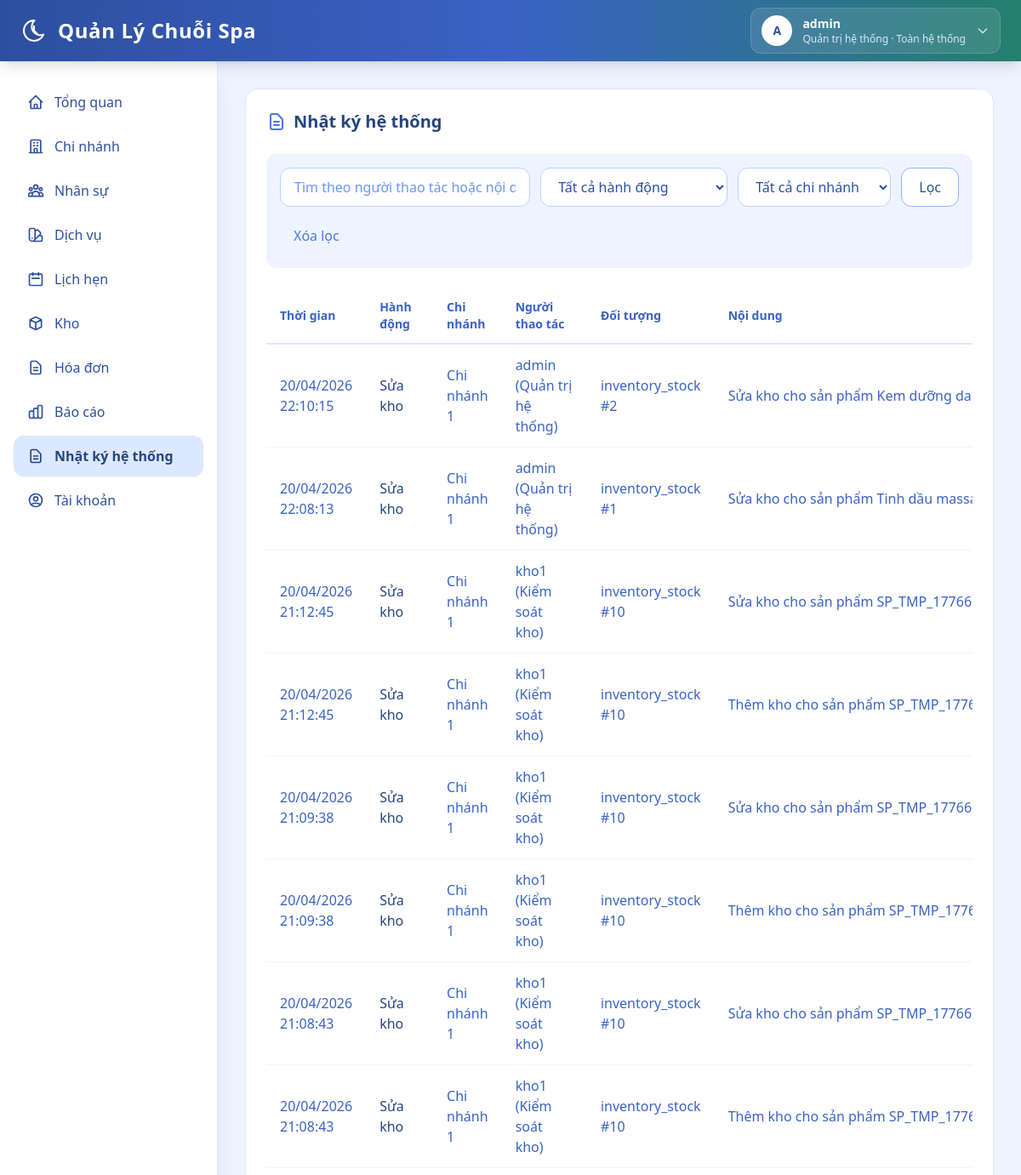
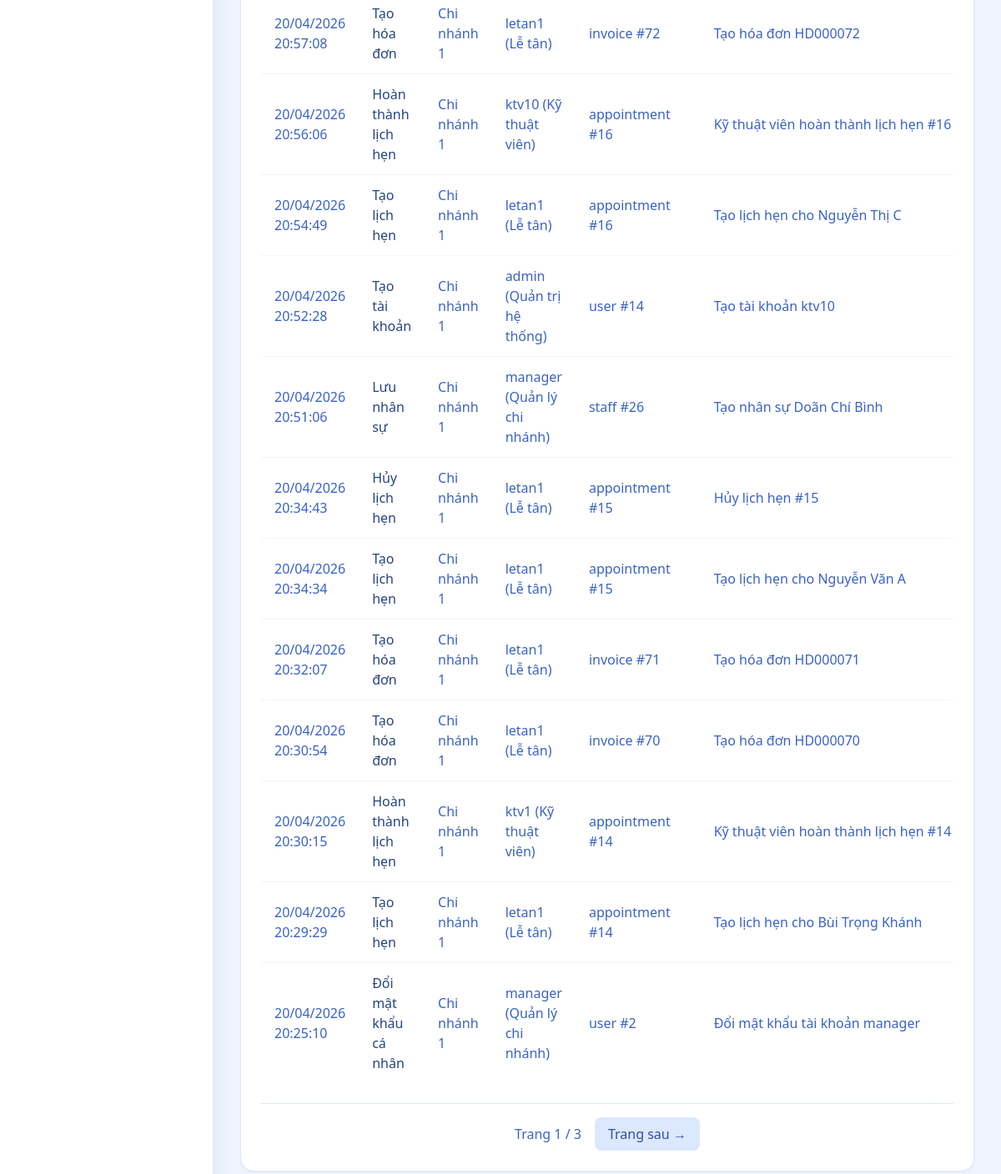
Screenshot of /web/activity-logs (signed in) with the database file from the repository (2 pictures, top to bottom).
### backend/models.py (models this page shows, shortened)
class TimestampMixin:
    created_at = db.Column(db.DateTime, nullable=False, default=datetime.utcnow)

class User(db.Model, TimestampMixin):
    __tablename__ = "users"
    id = db.Column(db.Integer, primary_key=True)
    username = db.Column(db.String(64), nullable=False, unique=True, index=True)
    password_hash = db.Column(db.String(255), nullable=False)
    role = db.Column(db.String(32), nullable=False, default="branch_manager")
    branch_id = db.Column(db.Integer, db.ForeignKey("branches.id"), nullable=True, index=True)
    staff_id = db.Column(db.Integer, db.ForeignKey("staffs.id"), nullable=True, index=True)
    is_active = db.Column(db.Boolean, nullable=False, default=True)
    branch = db.relationship("Branch", lazy="joined")
    staff = db.relationship("Staff", lazy="joined")
    @property
    def is_super_admin(self) -> bool:
        return self.role == "super_admin"

class ActivityLog(db.Model):
    __tablename__ = "activity_logs"
    id = db.Column(db.Integer, primary_key=True)
    created_at = db.Column(db.DateTime, nullable=False, default=datetime.utcnow, index=True)
    action = db.Column(db.String(64), nullable=False, index=True)
    action_label = db.Column(db.String(128), nullable=False)
    branch_id = db.Column(db.Integer, db.ForeignKey("branches.id"), nullable=True, index=True)
    actor_user_id = db.Column(db.Integer, db.ForeignKey("users.id"), nullable=True, index=True)
    actor_username = db.Column(db.String(64), nullable=True)
    actor_role = db.Column(db.String(32), nullable=True)
    entity_type = db.Column(db.String(64), nullable=True)
    entity_id = db.Column(db.Integer, nullable=True, index=True)
    message = db.Column(db.String(500), nullable=True)
    details_json = db.Column(db.Text, nullable=True)
    branch = db.relationship("Branch", lazy="joined")
    actor_user = db.relationship("User", lazy="joined")

class Branch(db.Model, TimestampMixin):
    __tablename__ = "branches"
    id = db.Column(db.Integer, primary_key=True)
    branch_code = db.Column(db.String(16), nullable=True, unique=True, index=True)
    name = db.Column(db.String(255), nullable=False, unique=True)
    address = db.Column(db.String(500), nullable=True)
    phone = db.Column(db.String(32), nullable=True, unique=True)
    manager_staff_id = db.Column(db.Integer, db.ForeignKey("staffs.id"), nullable=True, index=True)
    status = db.Column(db.String(32), nullable=False, default="active")
    manager_staff = db.relationship("Staff", foreign_keys=[manager_staff_id], lazy="joined")

### backend/web_modules/nhat_ky.py (the view, shortened to what this page needs)
@web_bp.get("/activity-logs")
@roles_required("super_admin", "branch_manager")
def activity_logs():
    scope_ids = get_current_branch_scope()
    if not scope_ids:
        return redirect(url_for("web.dashboard"))
    user = g.web_user
    q = parse_text(request.args.get("q"))
    action = normalize_choice(request.args.get("action"), set(ACTION_LABELS.keys()), "")
    page = parse_page(request.args.get("page"), default=1)
    if user.is_super_admin:
        selected_branch_id = resolve_selected_branch_id(scope_ids, parse_int(request.args.get("branch_id")))
        query = ActivityLog.query
        if selected_branch_id:
            query = query.filter(ActivityLog.branch_id == selected_branch_id)
    else:
        selected_branch_id = user.branch_id
        query = ActivityLog.query.filter(ActivityLog.branch_id == selected_branch_id)
    if action:
        query = query.filter(ActivityLog.action == action)
    pager = paginate(
        query.order_by(ActivityLog.created_at.desc(), ActivityLog.id.desc()),
        page=page,
        per_page=20,
    )
    branch_options = list_scope_branches(scope_ids, order_by="name") if user.is_super_admin else []
    return render_template(
        "web/activity_logs.html",
        rows=pager.items,
        pager=pager,
        q=q,
        action=action,
        selected_branch_id=selected_branch_id,
        branch_options=branch_options,
        action_labels=ACTION_LABELS,
        is_super_admin=user.is_super_admin,
    )

### backend/templates/web/activity_logs.html (shortened to what this page needs)
{% extends "web/base.html" %}
{% block content %}
  <section class="bg-white rounded-2xl shadow-sm border border-spa-100 p-6 mb-6">
    <h2 class="text-xl font-bold text-spa-800 mb-6 flex items-center gap-2">
      <svg class="w-6 h-6 text-spa-500" fill="none" stroke="currentColor" viewBox="0 0 24 24"><path stroke-linecap="round" stroke-linejoin="round" stroke-width="2" d="M9 12h6m-6 4h6m2 5H7a2 2 0 01-2-2V5a2 2 0 012-2h5.586a1 1 0 01.707.293l5.414 5.414a1 1 0 01.293.707V19a2 2 0 01-2 2z"/></svg>
      Nhật ký hệ thống
    </h2>
    <form method="get" class="flex flex-wrap items-center gap-3 mb-6 p-4 bg-spa-50 rounded-xl">
      <input type="text" name="q" value="{{ q }}" placeholder="Tìm theo người thao tác hoặc nội dung"
        class="flex-1 min-w-[220px] px-4 py-2.5 rounded-xl border border-spa-200 bg-white text-spa-700 placeholder-spa-400 focus:border-spa-400 focus:ring-4 focus:ring-spa-100 outline-none transition-all">
      <select name="action"
        class="px-4 py-2.5 rounded-xl border border-spa-200 bg-white text-spa-700 focus:border-spa-400 focus:ring-4 focus:ring-spa-100 outline-none transition-all min-w-[220px]">
        <option value="">Tất cả hành động</option>
      </select>
      {% if is_super_admin %}
        <select name="branch_id"
          class="px-4 py-2.5 rounded-xl border border-spa-200 bg-white text-spa-700 focus:border-spa-400 focus:ring-4 focus:ring-spa-100 outline-none transition-all min-w-[180px]">
          <option value="">Tất cả chi nhánh</option>
        </select>
      {% endif %}
      <button type="submit" class="px-5 py-2.5 rounded-xl border border-spa-300 bg-white text-spa-700 hover:bg-spa-50 font-medium transition-all">
        Lọc
      </button>
      <a href="{{ url_for('web.activity_logs') }}" class="px-4 py-2.5 rounded-xl text-spa-500 hover:text-spa-700 hover:bg-spa-100 transition-all">
        Xóa lọc
      </a>
    </form>
    <div class="overflow-x-auto">
      <table class="w-full">
        <thead>
          <tr class="border-b-2 border-spa-100">
            <th class="text-left py-3 px-4 text-sm font-semibold text-spa-600">Thời gian</th>
            <th class="text-left py-3 px-4 text-sm font-semibold text-spa-600">Hành động</th>
            <th class="text-left py-3 px-4 text-sm font-semibold text-spa-600">Chi nhánh</th>
            <th class="text-left py-3 px-4 text-sm font-semibold text-spa-600">Người thao tác</th>
            <th class="text-left py-3 px-4 text-sm font-semibold text-spa-600">Đối tượng</th>
            <th class="text-left py-3 px-4 text-sm font-semibold text-spa-600">Nội dung</th>
          </tr>
        </thead>
        <tbody class="divide-y divide-spa-50">
          {% for row in rows %}
            <tr class="hover:bg-spa-50/50 transition-colors">
              <td class="py-3 px-4 text-spa-600">{{ fmt_datetime(row.created_at, '%d/%m/%Y %H:%M:%S') }}</td>
              <td class="py-3 px-4 text-spa-800 font-medium">{{ row.action_label or row.action }}</td>
              <td class="py-3 px-4 text-spa-600">{{ row.branch.name if row.branch else '-' }}</td>
              <td class="py-3 px-4 text-spa-600">{{ row.actor_username or '-' }}{% if row.actor_role %} ({{ role_label(row.actor_role) }}){% endif %}</td>
              <td class="py-3 px-4 text-spa-600">{{ row.entity_type or '-' }}{% if row.entity_id %} #{{ row.entity_id }}{% endif %}</td>
              <td class="py-3 px-4 text-spa-600 max-w-[360px] truncate" {% if row.message %}data-tooltip="{{ row.message|e }}" tabindex="0"{% endif %}>{{ row.message or '-' }}</td>
            </tr>
          {% else %}
            <tr><td colspan="6" class="py-8 text-center text-spa-400">Không có log.</td></tr>
          {% endfor %}
        </tbody>
      </table>
    </div>
    <div class="flex items-center justify-center gap-4 mt-6 pt-4 border-t border-spa-100">
      <span class="text-spa-600">Trang {{ pager.page }} / {{ pager.pages or 1 }}</span>
      {% if pager.has_next %}
        <a href="{{ url_for('web.activity_logs', page=pager.next_num, q=q, action=action, branch_id=selected_branch_id) }}"
          class="px-4 py-2 rounded-lg bg-spa-100 text-spa-700 hover:bg-spa-200 font-medium transition-all">
          Trang sau →
        </a>
      {% endif %}
    </div>
  </section>
{% endblock %}

### backend/templates/web/base.html (shortened to what this page needs)
<!doctype html>
<html lang="vi">
  <head>
    <script src="https://cdn.tailwindcss.com"></script>
  </head>
  <body class="bg-spa-50 h-screen overflow-hidden">
    <header class="fixed inset-x-0 top-0 z-40 bg-gradient-to-r from-spa-700 via-spa-600 to-sage-600 text-white shadow-lg">
      <div class="max-w-full mx-auto h-[72px] px-6 flex items-center justify-between">
        <h1 class="text-2xl font-semibold tracking-wide flex items-center gap-3">
          Quản Lý Chuỗi Spa
        </h1>
        <div class="flex items-center gap-3">
          {% if web_user %}
            {% set account_display_name = web_user.staff.full_name if web_user.staff and web_user.staff.full_name else web_user.username %}
            {% set account_next_url = request.full_path if request.query_string else request.path %}
            <details class="relative" id="accountMenu">
              <summary class="list-none cursor-pointer rounded-xl border border-white/15 bg-white/10 px-3 py-2 transition-all hover:bg-white/15 focus:outline-none focus:ring-2 focus:ring-white/40">
                <div class="flex items-center gap-3">
                  <div class="flex h-9 w-9 shrink-0 items-center justify-center rounded-full bg-white text-sm font-bold text-spa-700 shadow-sm">
                    {{ (account_display_name or "?")[:1]|upper }}
                  </div>
                  <div class="hidden min-w-0 text-left sm:block">
                    <p class="max-w-[190px] truncate text-sm font-semibold leading-5 text-white">{{ account_display_name }}</p>
                    <p class="max-w-[240px] truncate text-xs leading-4 text-spa-100">
                      {{ role_label(web_user.role) }}{% if web_user.branch %} · {{ web_user.branch.name }}{% else %} · Toàn hệ thống{% endif %}
                    </p>
                  </div>
                  <svg class="account-menu-chevron h-4 w-4 shrink-0 text-spa-100 transition-transform" fill="none" stroke="currentColor" viewBox="0 0 24 24">
                    <path stroke-linecap="round" stroke-linejoin="round" stroke-width="2" d="M19 9l-7 7-7-7"/>
                  </svg>
                </div>
              </summary>
            </details>
          {% endif %}
        </div>
      </div>
    </header>
    <aside class="fixed top-[72px] left-0 bottom-0 z-30 w-64 bg-white shadow-xl border-r border-spa-100 overflow-y-auto">
        <nav class="py-6 px-4 space-y-1">
          {% if can_access_menu('dashboard') %}
            <a href="{{ url_for('web.dashboard') }}" class="sidebar-link flex items-center gap-3 px-4 py-3 rounded-xl text-spa-700 hover:bg-spa-100 ">
              <svg class="w-5 h-5" fill="none" stroke="currentColor" viewBox="0 0 24 24"><path stroke-linecap="round" stroke-linejoin="round" stroke-width="2" d="M3 12l2-2m0 0l7-7 7 7M5 10v10a1 1 0 001 1h3m10-11l2 2m-2-2v10a1 1 0 01-1 1h-3m-6 0a1 1 0 001-1v-4a1 1 0 011-1h2a1 1 0 011 1v4a1 1 0 001 1m-6 0h6"/></svg>
              Tổng quan
            </a>
          {% endif %}
          {% if can_access_menu('branches') %}
            <a href="{{ url_for('web.branches') }}" class="sidebar-link flex items-center gap-3 px-4 py-3 rounded-xl text-spa-700 hover:bg-spa-100 ">
              <svg class="w-5 h-5" fill="none" stroke="currentColor" viewBox="0 0 24 24"><path stroke-linecap="round" stroke-linejoin="round" stroke-width="2" d="M19 21V5a2 2 0 00-2-2H7a2 2 0 00-2 2v16m14 0h2m-2 0h-5m-9 0H3m2 0h5M9 7h1m-1 4h1m4-4h1m-1 4h1m-5 10v-5a1 1 0 011-1h2a1 1 0 011 1v5m-4 0h4"/></svg>
              Chi nhánh
            </a>
          {% endif %}
          {% if can_access_menu('staff') %}
            <a href="{{ url_for('web.staff') }}" class="sidebar-link flex items-center gap-3 px-4 py-3 rounded-xl text-spa-700 hover:bg-spa-100 ">
              Nhân sự
            </a>
          {% endif %}
          {% if can_access_menu('services') %}
            <a href="{{ url_for('web.services') }}" class="sidebar-link flex items-center gap-3 px-4 py-3 rounded-xl text-spa-700 hover:bg-spa-100 ">
              Dịch vụ
            </a>
          {% endif %}
          {% if can_access_menu('appointments') %}
            <a href="{{ url_for('web.appointments') }}" class="sidebar-link flex items-center gap-3 px-4 py-3 rounded-xl text-spa-700 hover:bg-spa-100 ">
              <svg class="w-5 h-5" fill="none" stroke="currentColor" viewBox="0 0 24 24"><path stroke-linecap="round" stroke-linejoin="round" stroke-width="2" d="M8 7V3m8 4V3m-9 8h10M5 21h14a2 2 0 002-2V7a2 2 0 00-2-2H5a2 2 0 00-2 2v12a2 2 0 002 2z"/></svg>
              Lịch hẹn
            </a>
          {% endif %}
          {% if can_access_menu('inventory') %}
            <a href="{{ url_for('web.inventory') }}" class="sidebar-link flex items-center gap-3 px-4 py-3 rounded-xl text-spa-700 hover:bg-spa-100 ">
              <svg class="w-5 h-5" fill="none" stroke="currentColor" viewBox="0 0 24 24"><path stroke-linecap="round" stroke-linejoin="round" stroke-width="2" d="M20 7l-8-4-8 4m16 0l-8 4m8-4v10l-8 4m0-10L4 7m8 4v10M4 7v10l8 4"/></svg>
              Kho
            </a>
          {% endif %}
          {% if can_access_menu('invoices') %}
            <a href="{{ url_for('web.invoices') }}" class="sidebar-link flex items-center gap-3 px-4 py-3 rounded-xl text-spa-700 hover:bg-spa-100 ">
              <svg class="w-5 h-5" fill="none" stroke="currentColor" viewBox="0 0 24 24"><path stroke-linecap="round" stroke-linejoin="round" stroke-width="2" d="M9 12h6m-6 4h6m2 5H7a2 2 0 01-2-2V5a2 2 0 012-2h5.586a1 1 0 01.707.293l5.414 5.414a1 1 0 01.293.707V19a2 2 0 01-2 2z"/></svg>
              Hóa đơn
            </a>
          {% endif %}
          {% if can_access_menu('reports') %}
            <a href="{{ url_for('web.reports') }}" class="sidebar-link flex items-center gap-3 px-4 py-3 rounded-xl text-spa-700 hover:bg-spa-100 ">
              Báo cáo
            </a>
          {% endif %}
          {% if can_access_menu('activity_logs') %}
            <a href="{{ url_for('web.activity_logs') }}" class="sidebar-link flex items-center gap-3 px-4 py-3 rounded-xl text-spa-700 hover:bg-spa-100 {% if request.path.startswith('/web/activity-logs') %}bg-spa-100 text-spa-800 font-semibold shadow-sm{% endif %}">
              <svg class="w-5 h-5" fill="none" stroke="currentColor" viewBox="0 0 24 24"><path stroke-linecap="round" stroke-linejoin="round" stroke-width="2" d="M9 12h6m-6 4h6m2 5H7a2 2 0 01-2-2V5a2 2 0 012-2h5.586a1 1 0 01.707.293l5.414 5.414a1 1 0 01.293.707V19a2 2 0 01-2 2z"/></svg>
              Nhật ký hệ thống
            </a>
          {% endif %}
          {% if can_access_menu('accounts') %}
            <a href="{{ url_for('web.accounts') }}" class="sidebar-link flex items-center gap-3 px-4 py-3 rounded-xl text-spa-700 hover:bg-spa-100 ">
              <svg class="w-5 h-5" fill="none" stroke="currentColor" viewBox="0 0 24 24"><path stroke-linecap="round" stroke-linejoin="round" stroke-width="2" d="M5.121 17.804A13.937 13.937 0 0112 16c2.5 0 4.847.655 6.879 1.804M15 10a3 3 0 11-6 0 3 3 0 016 0zm6 2a9 9 0 11-18 0 9 9 0 0118 0z"/></svg>
              Tài khoản
            </a>
          {% endif %}
        </nav>
      </aside>
      <main class="fixed top-[72px] left-64 right-0 bottom-0 overflow-y-auto p-8">
        <div class="max-w-7xl mx-auto">
          {% block content %}{% endblock %}
        </div>
      </main>
  </body>
</html>

### rows the page displays
User: username "A", username "admin", role "Quản trị hệ thống"
ActivityLog: created_at "20/04/2026 22:10:15", action_label "Sửa kho", branch "Chi nhánh 1", actor_username "admin", actor_role "Quản trị hệ thống", entity_type "inventory_stock", entity_id "2", message "Sửa kho cho sản phẩm Kem dưỡng da"
ActivityLog: created_at "20/04/2026 22:08:13", action_label "Sửa kho", branch "Chi nhánh 1", actor_username "admin", actor_role "Quản trị hệ thống", entity_type "inventory_stock", entity_id "1", message "Sửa kho cho sản phẩm Tinh dầu…"
ActivityLog: created_at "20/04/2026 21:12:45", action_label "Sửa kho", branch "Chi nhánh 1", actor_username "kho1", actor_role "Kiểm soát kho", entity_type "inventory_stock", entity_id "10", message "Sửa kho cho sản phẩm SP_TMP_17766691…"
ActivityLog: created_at "20/04/2026 21:12:45", action_label "Sửa kho", branch "Chi nhánh 1", actor_username "kho1", actor_role "Kiểm soát kho", entity_type "inventory_stock", entity_id "10", message "Thêm kho cho sản phẩm SP_TMP_177666…"
ActivityLog: created_at "20/04/2026 21:09:38", action_label "Sửa kho", branch "Chi nhánh 1", actor_username "kho1", actor_role "Kiểm soát kho", entity_type "inventory_stock", entity_id "10", message "Sửa kho cho sản phẩm SP_TMP_17766689…"
ActivityLog: created_at "20/04/2026 21:09:38", action_label "Sửa kho", branch "Chi nhánh 1", actor_username "kho1", actor_role "Kiểm soát kho", entity_type "inventory_stock", entity_id "10", message "Thêm kho cho sản phẩm SP_TMP_177666…"
ActivityLog: created_at "20/04/2026 21:08:43", action_label "Sửa kho", branch "Chi nhánh 1", actor_username "kho1", actor_role "Kiểm soát kho", entity_type "inventory_stock", entity_id "10", message "Sửa kho cho sản phẩm SP_TMP_17766689…"
ActivityLog: created_at "20/04/2026 21:08:43", action_label "Sửa kho", branch "Chi nhánh 1", actor_username "kho1", actor_role "Kiểm soát kho", entity_type "inventory_stock", entity_id "10", message "Thêm kho cho sản phẩm SP_TMP_177666…"
ActivityLog: created_at "20/04/2026 20:57:08", action_label "Tạo hóa đơn", branch "Chi nhánh 1", actor_username "letan1", actor_role "Lễ tân", entity_type "invoice", entity_id "72", message "Tạo hóa đơn HD000072"
ActivityLog: created_at "20/04/2026 20:56:06", action_label "Hoàn thành lịch hẹn", branch "Chi nhánh 1", actor_username "ktv10", actor_role "Kỹ thuật viên", entity_type "appointment", entity_id "16", message "Kỹ thuật viên hoàn thành lịch hẹn #16"
ActivityLog: created_at "20/04/2026 20:54:49", action_label "Tạo lịch hẹn", branch "Chi nhánh 1", actor_username "letan1", actor_role "Lễ tân", entity_type "appointment", entity_id "16", message "Tạo lịch hẹn cho Nguyễn Thị C"
ActivityLog: created_at "20/04/2026 20:52:28", action_label "Tạo tài khoản", branch "Chi nhánh 1", actor_username "admin", actor_role "Quản trị hệ thống", entity_type "user", entity_id "14", message "Tạo tài khoản ktv10"
ActivityLog: created_at "20/04/2026 20:51:06", action_label "Lưu nhân sự", branch "Chi nhánh 1", actor_username "manager", actor_role "Quản lý chi nhánh", entity_type "staff", entity_id "26", message "Tạo nhân sự Doãn Chí Bình"
ActivityLog: created_at "20/04/2026 20:34:43", action_label "Hủy lịch hẹn", branch "Chi nhánh 1", actor_username "letan1", actor_role "Lễ tân", entity_type "appointment", entity_id "15", message "Hủy lịch hẹn #15"
ActivityLog: created_at "20/04/2026 20:34:34", action_label "Tạo lịch hẹn", branch "Chi nhánh 1", actor_username "letan1", actor_role "Lễ tân", entity_type "appointment", entity_id "15", message "Tạo lịch hẹn cho Nguyễn Văn A"
ActivityLog: created_at "20/04/2026 20:32:07", action_label "Tạo hóa đơn", branch "Chi nhánh 1", actor_username "letan1", actor_role "Lễ tân", entity_type "invoice", entity_id "71", message "Tạo hóa đơn HD000071"
ActivityLog: created_at "20/04/2026 20:30:54", action_label "Tạo hóa đơn", branch "Chi nhánh 1", actor_username "letan1", actor_role "Lễ tân", entity_type "invoice", entity_id "70", message "Tạo hóa đơn HD000070"
ActivityLog: created_at "20/04/2026 20:30:15", action_label "Hoàn thành lịch hẹn", branch "Chi nhánh 1", actor_username "ktv1", actor_role "Kỹ thuật viên", entity_type "appointment", entity_id "14", message "Kỹ thuật viên hoàn thành lịch hẹn #14"
ActivityLog: created_at "20/04/2026 20:29:29", action_label "Tạo lịch hẹn", branch "Chi nhánh 1", actor_username "letan1", actor_role "Lễ tân", entity_type "appointment", entity_id "14", message "Tạo lịch hẹn cho Bùi Trọng Khánh"
ActivityLog: created_at "20/04/2026 20:25:10", action_label "Đổi mật khẩu cá nhân", branch "Chi nhánh 1", actor_username "manager", actor_role "Quản lý chi nhánh", entity_type "user", entity_id "2", message "Đổi mật khẩu tài khoản manager"

### other values shown
{{ pager.page }} "1"
{{ pager.pages or 1 }} "3"
